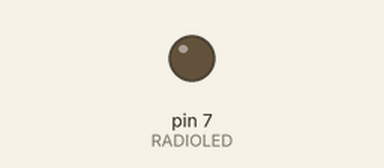
Simulated run of this sketch. Board: Arduino Uno, built with avr-gcc and run on an emulated ATmega328P. Shown: output pins drawn as LEDs (lit = HIGH). Pins used as bus, display or sensor lines are not drawn; what the sketch prints to the serial monitor is not drawn.

Above: at 0.03 s.
At 10.29 s:
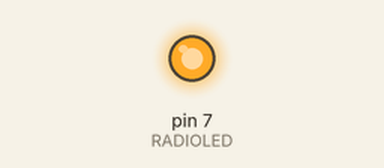
Timing chart, 0 to 11.0 s (numbered marks = the images above):
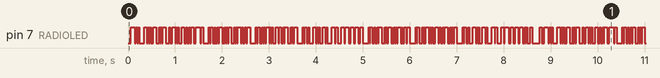

Measured:
- by itself, pin 7 (RADIOLED): moves between LOW and HIGH, repeating every 8.5 s

The sketch:

FSK_v1.ino
```cpp
#include <util/crc16.h>
#include <string.h>

// Pin Definitions
#define TXPIN PD5 // Radio TX Pin
#define RADIOLED PD7

// General Variables
const char callSign[] = "<AETHER> ";

// Transmission Variables
uint8_t volatile buffer = 0;  // buffer selector
const int dataStringLength = 100;  // max length of TX dataString
char dataString[2][dataStringLength]; // TX dataString
char dataStringHeader[18];  // header substring for TX dataString
uint8_t txByte = 0; // dataString current byte index indicator
uint8_t txBit = 0; // txByte current bit indicator
char currentByte = '$'; // current dataString byte
boolean stopBit = false; // Stop bit transmission state indicator
boolean startBit = true; // Start bit transmission state indicator
boolean dataBit = false; // Data bit transmission state indicator
boolean newByte = true; // new byte from dataString indicator

// Interrupt Counter and Compare Values
const uint16_t t1Load = 0;
const uint16_t t1Comp = 5000;  // (0.02s * 16MHz) / 64 = 5000 (below Timer1 max val of 65535) =>  0.02s/20ms per interrupt

void setup() {
  // Setup Serial monitoring
  Serial.begin(9600);

  // Set header string to callsign
  sprintf(dataStringHeader, "%s", callSign);

  // fill first buffer
  updateDataString();

  // switch buffers
  buffer = !buffer;

  // fill second buffer
  updateDataString();

  // Clear all interrupts
  cli();

  // Set txPin to be output
//  DDRD |= (1 << TXPIN);
//  DDRD |= (1 << RADIOLED);
  DDRD |= (1 << TXPIN | 1 << RADIOLED);

  // Reset Timer1 Control Reg A
  TCCR1A = 0;

  // Set CTC
  TCCR1B |= (1 << WGM12);

  // Set to 64 Prescale
  TCCR1B &= ~(1 << CS12); // Clear bit 2
  TCCR1B |= (1 << CS11); // Set bit 1
  TCCR1B |= (1 << CS10); // Set bit 0

  // Reset Timer1 and Set Compare value
  TCNT1 = t1Load; // load timer with zero
  OCR1A = t1Comp; // store timer compare value

  // Enable Timer1 Interrupt
  TIMSK1 |= (1 << OCIE1A);

  // Enable Global Interrupts
  sei();
}

void loop() {
  updateDataString();
}

ISR(TIMER1_COMPA_vect) {
  Serial.println(millis()); // Debug output

  // if we are sending a new byte
  if (newByte) {
    newByte = false;
    currentByte = dataString[buffer][txByte];
    txByte++;
    // if we have reached the end of the string or buffer reset all byte state indicators
    if (currentByte == '\0' || txByte > (dataStringLength - 1)) {
      buffer = !buffer; // switch buffers
      txByte = 0;
      currentByte = 0x00;
    }
    txBit = 0;
    startBit = true;
    dataBit = false;
  }
  // if we are sending a start or stop bit (i.e no databit)
  if (!dataBit) {
    if (startBit) {
      PORTD &= ~(1 << TXPIN | 1 << RADIOLED); // send start bit (0)

      // update state variables to expect data bits on next interrupt
      startBit = false;
      dataBit = true;
      return;  // start bit sent, terminate interrupt
    }
    else { // else must be a stop -  twice then get ready for new byte.
      PORTD |= (1 << TXPIN | 1 << RADIOLED);  // send stop bit (1)

      // update stopBit state variable to handle the transmission of two stop bits instead of just one
      if (stopBit) {
        stopBit = false;
        newByte = true;
      }
      else stopBit = true;

      return; // stop bit sent, terminate interrupt
    }
  }
  // else we are transmitting actual data
  else {
    // High bit (1)
    if (currentByte & (1 << txBit)) {
      PORTD |= (1 << TXPIN | 1 << RADIOLED);  // send high bit (1)
    }
    // Low bit (0)
    else{
      PORTD &= ~(1 << TXPIN | 1 << RADIOLED);  // send low bit (1)
    }

    txBit++;
    // Check if the character's 7 bits have been sent, update state variables
    if (txBit == 7) {
      txBit = 0;
      dataBit = false;
    }
  }
}

// function to build the transmission dataString and store in buffer
void updateDataString(){
  char tempData[dataStringLength];

  // disable interrupts temporarily to stop partial transmissions
  cli();

  // Construct header substring
  sprintf(tempData, dataStringHeader);

  // Construct GPS substring

  // Construct temperature substring

  // Construct pressure substring

  // Construct checksum substring
//  unsigned int CHECKSUM = gps_CRC16_checksum(dataString);  // Calculates the checksum for this dataString
//  char checksum_str[6];
//  sprintf(checksum_str, "*%04X\n", CHECKSUM);
//  strcat(tempData,checksum_str);

  // test dataString
  strcat(tempData,"RTTY TEST BEACON RTTY TEST BEACON\n"); // Puts the text in the dataString

  // Store string in dataString buffer
  sprintf(dataString[!buffer], tempData);

  // re-enable interrupts
  sei();
}


// function to generate a CRC checksum to be used in the transmission string
uint16_t gps_CRC16_checksum (char *string)
{
  size_t i;
  uint16_t crc;
  uint8_t c;

  crc = 0xFFFF;

  // Calculate checksum ignoring the first two $s
  for (i = 2; i < strlen(string); i++)
  {
    c = string[i];
    crc = _crc_xmodem_update (crc, c);
  }

  return crc;
}
```
